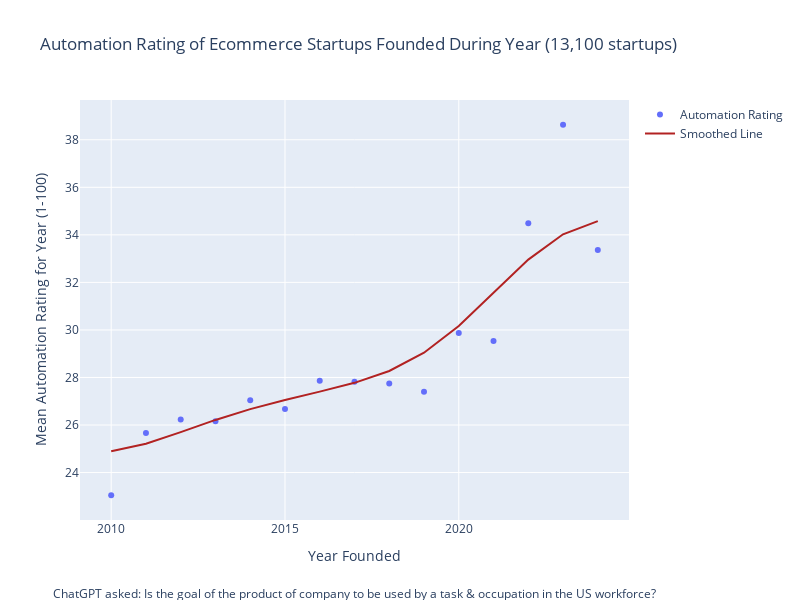

Notebook source saved alongside this figure:
### Code cell
import plotly.express as px
import plotly.graph_objects as go
import pandas as pd
import numpy as np
from scipy.ndimage import gaussian_filter1d
import plotly.io as pio


grouped = df.groupby('year').agg({'automation_rating':'mean','organization name':'count'}).reset_index()

# Apply Gaussian smoothing
smoothed_ratings = gaussian_filter1d(grouped['automation_rating'], sigma=2)

# Create the figure
fig = go.Figure()

# Add the scatter plot
fig.add_trace(go.Scatter(
    x=grouped["year"], 
    y=grouped["automation_rating"], 
    mode='markers', 
    name='Automation Rating'
))

# Add the smooth line
fig.add_trace(go.Scatter(
    x=grouped["year"], 
    y=smoothed_ratings, 
    mode='lines', 
    name='Smoothed Line',
    line=dict(color='firebrick', width=2)
))

# Update layout with titles and dimensions
fig.update_layout(
    title="Automation Rating of Ecommerce Startups Founded During Year (13,100 startups)",
    xaxis_title="Year Founded",
    yaxis_title="Mean Automation Rating for Year (1-100)",
    width=800,
    height=600
)

# Add the annotation for the caption
fig.add_annotation(
    text="ChatGPT asked: Is the goal of the product of company to be used by a task & occupation in the US workforce?",
    xref="paper", yref="paper",
    x=0.5, y=-0.2,
    showarrow=False,
    font=dict(size=12),
    xanchor='center'
)

# Show the plot
fig.show()
pio.write_image(fig, '../output/automation_rating_over_years.png')

### Figure 1 — Plotly figure (JSON) as saved in the notebook; plotly's stock layout.template omitted (floating-point values rounded to 4 significant figures)
{"data": [{"mode": "markers", "name": "Automation Rating", "type": "scatter", "x": [2010, 2011, 2012, 2013, 2014, 2015, 2016, 2017, 2018, 2019, 2020, 2021, 2022, 2023, 2024], "y": [23.05, 25.66, 26.24, 26.16, 27.04, 26.67, 27.86, 27.82, 27.75, 27.4, 29.87, 29.53, 34.49, 38.63, 33.37]}, {"line": {"color": "firebrick", "width": 2}, "mode": "lines", "name": "Smoothed Line", "type": "scatter", "x": [2010, 2011, 2012, 2013, 2014, 2015, 2016, 2017, 2018, 2019, 2020, 2021, 2022, 2023, 2024], "y": [24.9, 25.21, 25.7, 26.21, 26.67, 27.06, 27.41, 27.77, 28.27, 29.04, 30.17, 31.57, 32.96, 34.02, 34.58]}], "layout": {"annotations": [{"font": {"size": 12}, "showarrow": false, "text": "ChatGPT asked: Is the goal of the product of company to be used by a task & occupation in the US workforce?", "x": 0.5, "xanchor": "center", "xref": "paper", "y": -0.2, "yref": "paper"}], "height": 600, "title": {"text": "Automation Rating of Ecommerce Startups Founded During Year (13,100 startups)"}, "width": 800, "xaxis": {"autorange": true, "range": [2009.0, 2025.0], "title": {"text": "Year Founded"}, "type": "linear"}, "yaxis": {"autorange": true, "range": [22.0, 39.67], "title": {"text": "Mean Automation Rating for Year (1-100)"}, "type": "linear"}}}
